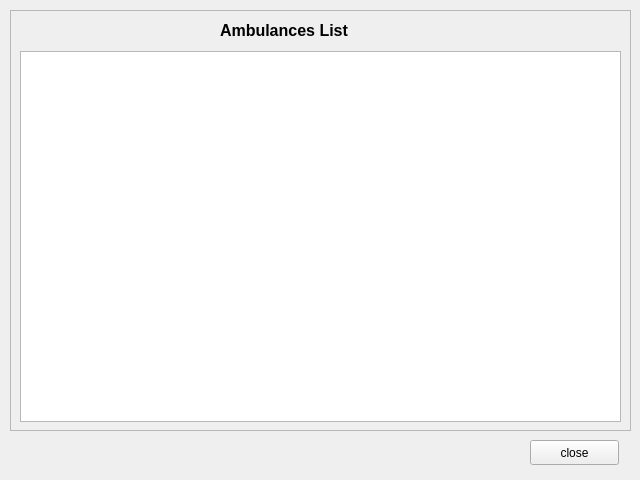
<?xml version="1.0" encoding="UTF-8"?>
<ui version="4.0">
 <class>Form</class>
 <widget class="QWidget" name="Form">
  <property name="geometry">
   <rect>
    <x>0</x>
    <y>0</y>
    <width>640</width>
    <height>480</height>
   </rect>
  </property>
  <property name="windowTitle">
   <string>Ambulances List</string>
  </property>
  <widget class="QFrame" name="frame">
   <property name="geometry">
    <rect>
     <x>10</x>
     <y>10</y>
     <width>621</width>
     <height>421</height>
    </rect>
   </property>
   <property name="frameShape">
    <enum>QFrame::StyledPanel</enum>
   </property>
   <property name="frameShadow">
    <enum>QFrame::Raised</enum>
   </property>
   <widget class="QLabel" name="ambulanceListLabel">
    <property name="geometry">
     <rect>
      <x>210</x>
      <y>0</y>
      <width>191</width>
      <height>41</height>
     </rect>
    </property>
    <property name="styleSheet">
     <string notr="true">font-size:12pt;
font-weight: bold;</string>
    </property>
    <property name="text">
     <string>Ambulances List</string>
    </property>
   </widget>
   <widget class="QTableWidget" name="tableWidget">
    <property name="geometry">
     <rect>
      <x>10</x>
      <y>41</y>
      <width>601</width>
      <height>371</height>
     </rect>
    </property>
   </widget>
  </widget>
  <widget class="QPushButton" name="okButton">
   <property name="geometry">
    <rect>
     <x>530</x>
     <y>440</y>
     <width>89</width>
     <height>25</height>
    </rect>
   </property>
   <property name="text">
    <string>close</string>
   </property>
  </widget>
 </widget>
 <resources/>
 <connections/>
</ui>
